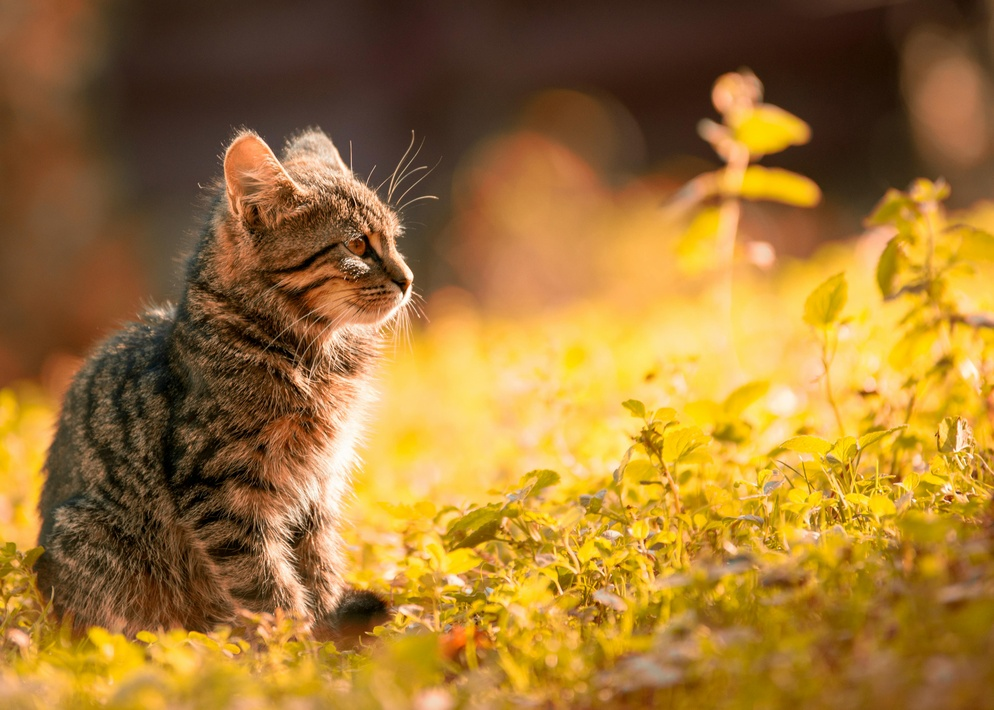
#> input picture image.jpg, 994 x 710 px, shrunk from 4469 x 3192 before the run
$ python -i Removenoise.py   (imports and definitions only)
#> lines starting #> are read from the running program, lines starting #| are printed output that depends on the picture
import cv2 as cv
import matplotlib.pyplot as plt
import random


class RemoveNoise:


    def __init__(self, image_path):
        self.image_path = image_path
        self.process_image()

    def remove_gaussian_noise(self, img):

        denoised_img = cv.GaussianBlur(img, (5, 5), 0)
        return denoised_img

    def remove_median_noise(self, img):


        denoised_img = cv.medianBlur(img, 5)
        return denoised_img

    def process_image(self):

        img = cv.imread(self.image_path, cv.IMREAD_GRAYSCALE)
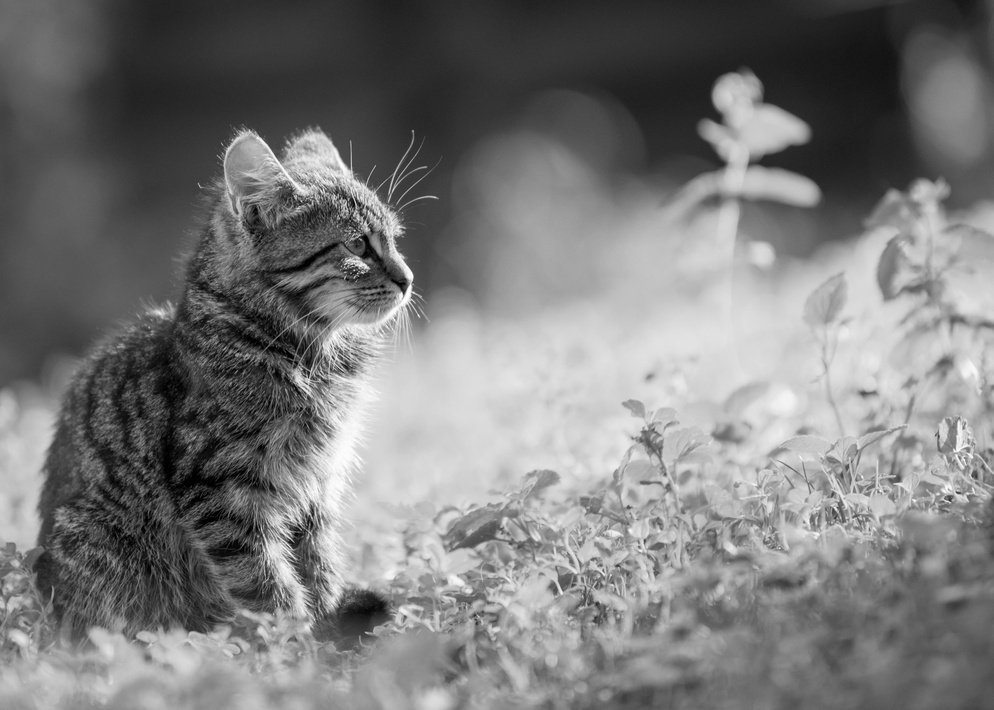
#> img: shape (710, 994); min 0, max 255, mean 122.1
        img2 = cv.imread(self.image_path, cv.IMREAD_GRAYSCALE)

        if img is None:
            print("Error: Failed to load image.")
            return


        gaussian_denoised = self.remove_gaussian_noise(img)


        median_denoised = self.remove_median_noise(img)


        plt.figure(figsize=(20, 10))

        plt.subplot(1, 3, 1)
        plt.imshow(img2, cmap='gray')
        plt.axis('off')
        plt.title("Original Image")


        plt.subplot(1, 3, 2)
        plt.imshow(gaussian_denoised, cmap='gray')
        plt.axis('off')
        plt.title("Gaussian Filter ")


        plt.subplot(1, 3, 3)
        plt.imshow(median_denoised, cmap='gray')
        plt.axis('off')
        plt.title("Median Filter ")


        plt.show()
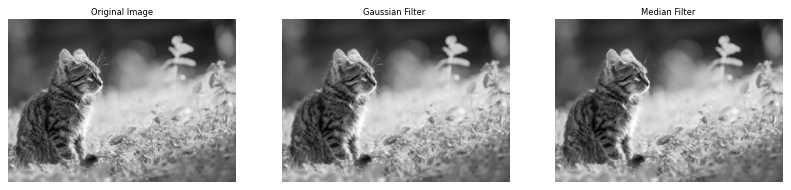
#> figure drawn by matplotlib, 3 panels


# image_path = 'path_to_your_image_here.png'
# noise_processor = RemoveNoise(image_path)

>>> result = RemoveNoise('image.jpg').process_image()

$ run again, on coins.jpg
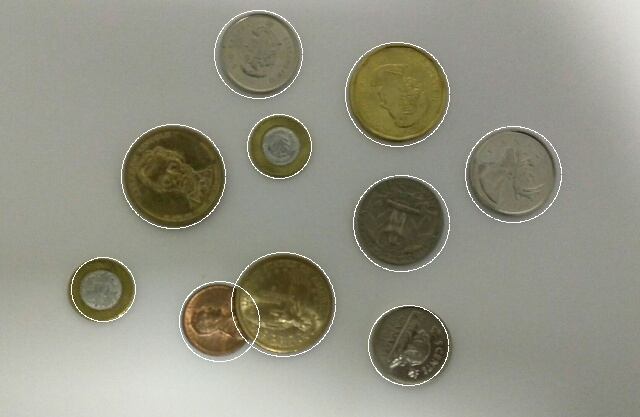
#> input picture coins.jpg, 640 x 417 px
#> in remove_median_noise, `denoised_img = cv.medianBlur(img, 5)`:
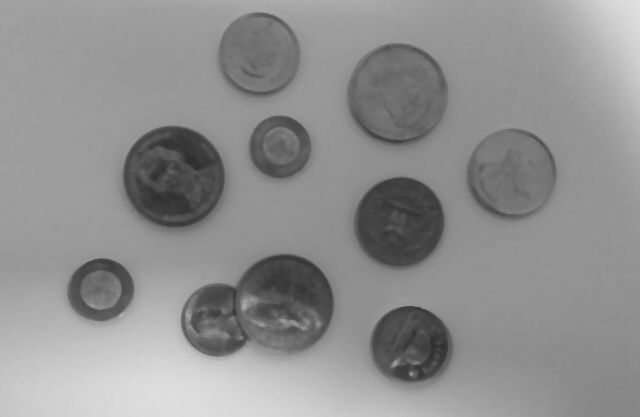
#> denoised_img: shape (417, 640); min 46, max 226, mean 144
#> in process_image, `plt.show()`:
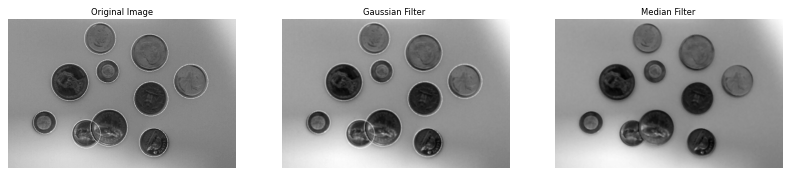
#> figure drawn by matplotlib, 3 panels

$ run again, on photo_2024-12-15_04-21-37.jpg
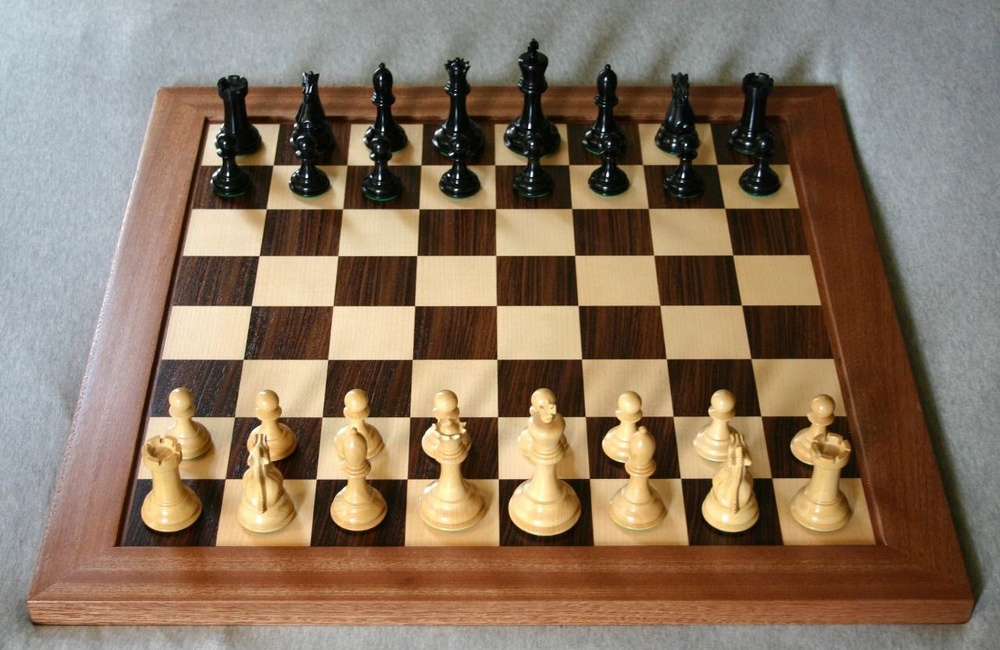
#> input picture photo_2024-12-15_04-21-37.jpg, 1000 x 650 px, shrunk from 1280 x 832 before the run
#> in process_image, `img = cv.imread(self.image_path, cv.IMREAD_GRAYSCALE)`:
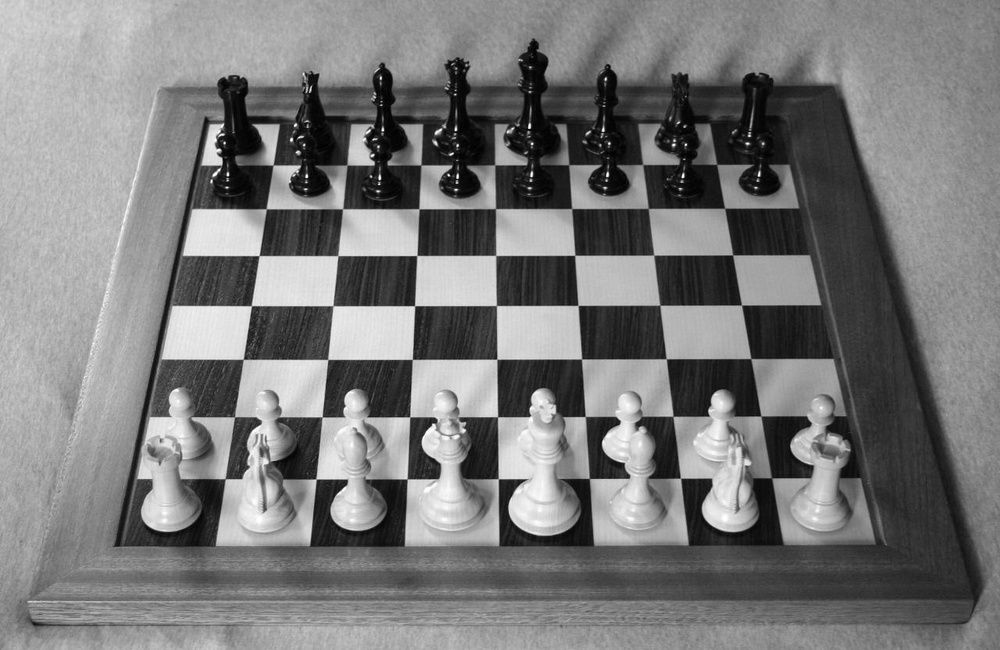
#> img: shape (650, 1000); min 0, max 255, mean 120.9
#> in process_image, `plt.show()`:
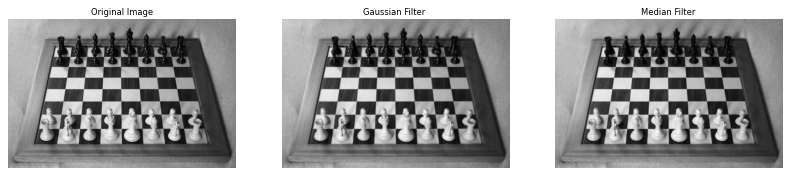
#> figure drawn by matplotlib, 3 panels
